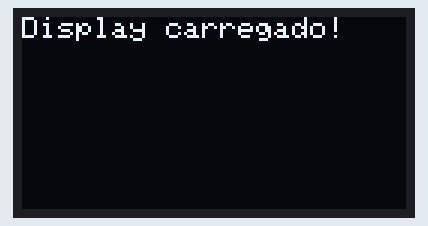
Simulated run of this sketch. Board: ESP32. Shown: 128×64 one-colour display. WiFi joins after 1.5 s; servers stay silent unless stated; no radio packets arrive unless stated; no MQTT or app messages arrive unless stated; what the sketch prints to the serial monitor is not drawn.

Above: at 0.1 s.
At 1.8 s:
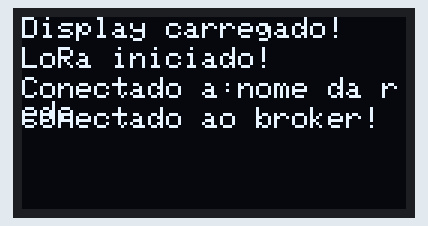
At 2.8 s:
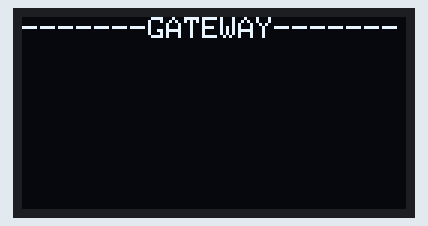

Measured:
- what the display in image 1 shows lasts 1.0 s, from 1.7 s to 2.7 s

The sketch:

master-1.ino
```cpp
/*
 * Código do GATEWAY que pega os dados dos sensores e envia
 * através do protocolo MQTT para o broker HIVEMQ.
 *
*/

#include <stdio.h>
#include <WiFi.h>
#include <PubSubClient.h>
#include <LoRa.h>
#include <Wire.h>
#include <Adafruit_GFX.h>
#include <Adafruit_SSD1306.h>

/*
* Variáveis globais do Wi-Fi e MQTT
*/

/*  Nome da rede wi-fi e senha que o módulo vai se conectar */
const char* ssid_wifi = "nome da rede";
const char* password_wifi = "senha";

/* Tópico MQTT para o qual o ESP32 enviará os dados */
const char* MQTT_PUB_TOPIC = "channels/1686838/publish/fields/field1";

/*Credenciais do ThingSpeak*/
const char mqttUserName[] = "JjoBCDMyOBwwDy8DEC8THTY";
const char clientID[] = "JjoBCDMyOBwwDy8DEC8THTY";
const char mqttPass[] = "zfZ7rNGc6245Arxyv8zlquxi";


/* Objeto para conexão a Internet através de Wi-Fi */
WiFiClient espClient;

/*
  Endereço do broker MQTT HIVEMQ
*/
const char* broker_mqtt = "mqtt3.thingspeak.com";

/*
  Porta do broker MQTT que deve ser utilizada (padrão: 1883)
  A porta 1883 é usada para casos de mensagens sem criptografia e tem
  propósitos de prototipação e estudos.
  Em um sistema real é utilizada a porta 8883 com TSL.
*/
int broker_port = 1883;

/* Objeto para conexão com broker MQTT */
PubSubClient MQTT(espClient);

/*Definindo os pinos do LORA e do display*/
#define SCK 5   // GPIO5  SCK
#define MISO 19 // GPIO19 MISO
#define MOSI 27 // GPIO27 MOSI
#define SS 18   // GPIO18 CS
#define RST 14  // GPIO14 RESET
#define DI00 26 // GPIO26 IRQ(Interrupt Request)


/*Frequência de operação do LORA no Brasil*/
#define HIGH_GAIN_LORA     20  /* dBm */
#define BAND               915E6  /* 915MHz de frequencia */

/* Definicoes do OLED */
#define OLED_SDA_PIN    4
#define OLED_SCL_PIN    15
#define SCREEN_WIDTH    128
#define SCREEN_HEIGHT   64
#define OLED_ADDR       0x3C
#define OLED_RESET      16

/* Offset de linhas no display OLED */
#define OLED_LINE1     0
#define OLED_LINE2     10
#define OLED_LINE3     20
#define OLED_LINE4     30
#define OLED_LINE5     40
#define OLED_LINE6     50

/* Definicoes gerais */
#define DEBUG_SERIAL_BAUDRATE    115200

/* Informa o Slave que o GATEWAY quer dados*/
const String GETDATA = "getdata";

/* String de retorno para o GATEWAY que contém os dados dos sensores*/
const String SETDATA = "setdata=";

/* Variaveis e objetos globais */
Adafruit_SSD1306 display(SCREEN_WIDTH, SCREEN_HEIGHT, &Wire, OLED_RESET);

/*Função de Setup do Display*/
void setupDisplay()
{
    Wire.begin(OLED_SDA_PIN, OLED_SCL_PIN);
    if(!display.begin(SSD1306_SWITCHCAPVCC, OLED_ADDR))
    {
        Serial.println("[LoRa Receiver] Falha ao inicializar comunicacao com OLED");
    }
    else
    {
        Serial.println("[LoRa Receiver] Comunicacao com OLED inicializada com sucesso");

        /* Limpa display e configura tamanho de fonte */
        display.clearDisplay();
        display.setTextSize(1);
        display.setTextColor(WHITE);
        display.setCursor(0, OLED_LINE1);
        display.print("Display carregado!");
        display.display();

    }
}

/*Configurações iniciais do LoRa*/
void setupLoRa()
{
  /*Inicializa a comunicação*/
  SPI.begin(SCK, MISO, MOSI, SS);
  LoRa.setPins(SS, RST, DI00);

  /*Inicializa o LoRa*/
  while (!LoRa.begin(BAND))
  {
    /*Se não conseguiu inicializar, mostra uma mensagem no display*/
    display.setCursor(0, OLED_LINE2);
    display.println("Erro ao inicializar o LoRa!");
    display.display();
  }

  display.setCursor(0, OLED_LINE2);
  display.println("LoRa iniciado!");
  display.display();

  /*Ativa o crc*/
  LoRa.enableCrc();

  /*Ativa o recebimento de pacotes*/
  LoRa.receive();
}

/*Intervalo entre os envios*/
#define INTERVAL 5000

/*
 * Tempo do último envio.
  OBS: Tem que ser long porque o Lora pode ficar ligado por muito tempo.
*/
long lastSendTime = 0;


/*Função que manda a requisição dos dados.*/
void send()
{
  LoRa.beginPacket();
  LoRa.print(GETDATA);
  LoRa.endPacket();
}

/* Função: inicaliza conexão wi-fi
 * Parâmetros: nenhum
 * Retorno: nenhum
 */
void init_wifi(void)
{
    connect_wifi();
}

/* Função: Configura endereço do broker e porta para conexão com broker MQTT
 * Parâmetros: nenhum
 * Retorno: nenhum
 */
void init_MQTT(void)
{
    MQTT.setServer(broker_mqtt, broker_port);
}

/* Função: conecta-se ao broker MQTT (se não há conexão já ativa)
 * Parâmetros: nenhum
 * Retorno: nenhum
 */
void connect_MQTT(void)
{
    while (!MQTT.connected())
    {
        Serial.print("* Tentando se conectar ao seguinte broker MQTT: ");
        Serial.println(broker_mqtt);

        if (MQTT.connect(clientID, mqttUserName, mqttPass, "", 0, false,"" ,true))
        {
            Serial.println("Conexao ao broker MQTT feita com sucesso!");

            display.setCursor(0, OLED_LINE4);
            display.print("Conectado ao broker!");
            display.display();
        }
        else
        {
            display.setCursor(0, OLED_LINE4);
            display.print("Falha ao se conectar ao broker MQTT!");
            display.display();
        }
    }
}

/* Função: connect to wifi network
 * Parâmetros: nenhum
 * Retorno: nenhum
 */
void connect_wifi(void)
{
    /* Conecta ao Wi-Fi se não existe conexão e não faz nada caso
       não exista conexão.
     */
    if (WiFi.status() == WL_CONNECTED)
    {
        return;
    }

    WiFi.begin(ssid_wifi, password_wifi);

    while (WiFi.status() != WL_CONNECTED)
    {

    }

    display.setCursor(0, OLED_LINE3);
    display.print("Conectado a:");
    display.print(ssid_wifi);
    display.display();
}

/* Função: verifica se há conexão wi-fi ativa (e conecta-se caso não haja)
 * Parâmetros: nenhum
 * Retorno: nenhum
 */
void verify_wifi_connection(void)
{
    connect_wifi();
}

void setup(){
  /* Configuração da serial (usada para debug no Serial Monitor */
  Serial.begin(DEBUG_SERIAL_BAUDRATE);

  /*Configura display*/
  setupDisplay();

  /*Configura o LoRa*/
  setupLoRa();


  /* Inicializa conexão wi-fi */
  init_wifi();

  /* inicializa conexão MQTT */
  init_MQTT();
  connect_MQTT();

  delay(1000);
  display.clearDisplay();
  display.setCursor(0, OLED_LINE1);
  display.print("-------GATEWAY-------");
  display.display();
}

void send_mqtt(char* payload)
{
    /* Verifica se a conexão wi-fi está ativa e, em caso negativo, reconecta-se ao roteador */
    verify_wifi_connection();
    /* Verifica se a conexão ao broker MQTT está ativa e, em caso negativo, reconecta-se ao broker */
    connect_MQTT();

    /* Envia a frase "Comunicacao MQTT via ESP32" via MQTT */
    MQTT.publish(MQTT_PUB_TOPIC, payload);
    display.setCursor(0, OLED_LINE5);
    display.print("Dados: ");
    display.print(payload);
    display.display();
}

void loop(){

  /*
    O GATEWAY pede para o Slave mandar os dados somente se
    passar um tempo maior que o intervalo determinado (5 minutos)
    OBS: A função millis() pega o tempo desde que o Lora ligou, então
    o lastSendTime sempre recebe + 5 minutos a cada requisição de dados.
  */
  if (millis() - lastSendTime > INTERVAL)
  {
    /*Marcamos o tempo que ocorreu o último envio*/
    lastSendTime = millis();
    /*Envia o pacote para informar ao Slave que o GATEWAY quer receber dados*/
    send();
  }

    /*Tentativa de leitura do pacote*/
  int packetSize = LoRa.parsePacket();

  /*Verifica se o pacote tem o tamanho mínimo de caracteres esperado*/
  if (packetSize > SETDATA.length())
  {

    String received = "";

    /*Armazena os dados do pacote em uma string*/
    while(LoRa.available())
    {
      received += (char) LoRa.read();
    }

    /*Verifica se a string possui o que está contido em "SETDATA"*/
    int index = received.indexOf(SETDATA);

    if(index >= 0)
    {
      /*Recupera string após "SETDATA"*/
      String temp = received.substring(SETDATA.length());

      /*
        Tempo para o GATEWAY criar o pacote, enviá-lo,
        o Slave receber, ler, criar um novo pacote, enviá-lo
        e o Master receber e ler
      */
      String waiting = String(millis() - lastSendTime);

      /*Mostra no display os dados e o tempo que a operação demorou*/
      display.clearDisplay();
      display.setCursor(0, OLED_LINE1);
      display.print("-------GATEWAY-------");
      display.setCursor(0, OLED_LINE2);
      display.print("Recebeu: " );
      display.print(temp);
      display.setCursor(0, OLED_LINE3);
      display.print("Tempo: ");
      display.print(waiting);
      display.print("ms");
      display.display();

      int str_len = 10;
      char payload[str_len];
      temp.toCharArray(payload, str_len);

      /*Envia dados para o broker caso tenha recebido mensagem do slave.*/
      if(sizeof(payload) > 0)
      {
        display.setCursor(0, OLED_LINE6);
        display.print(sizeof(payload));
        send_mqtt(payload);
      }
    }
  }
}
```
